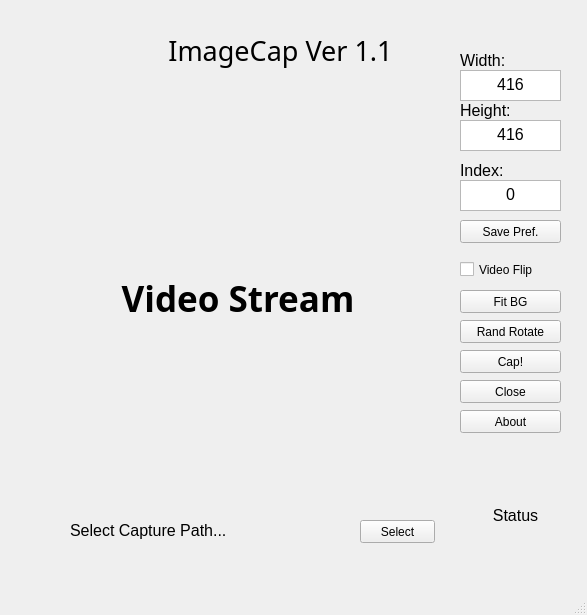
<?xml version="1.0" encoding="UTF-8"?>
<ui version="4.0">
 <class>MainWindow</class>
 <widget class="QMainWindow" name="MainWindow">
  <property name="geometry">
   <rect>
    <x>0</x>
    <y>0</y>
    <width>587</width>
    <height>615</height>
   </rect>
  </property>
  <property name="font">
   <font>
    <pointsize>9</pointsize>
   </font>
  </property>
  <property name="windowTitle">
   <string>ImageCap V1.0</string>
  </property>
  <widget class="QWidget" name="centralwidget">
   <widget class="QLabel" name="Prog_Title">
    <property name="geometry">
     <rect>
      <x>90</x>
      <y>30</y>
      <width>381</width>
      <height>41</height>
     </rect>
    </property>
    <property name="font">
     <font>
      <family>Agency FB</family>
      <pointsize>20</pointsize>
     </font>
    </property>
    <property name="layoutDirection">
     <enum>Qt::LeftToRight</enum>
    </property>
    <property name="text">
     <string>ImageCap Ver 1.1</string>
    </property>
    <property name="textFormat">
     <enum>Qt::PlainText</enum>
    </property>
    <property name="alignment">
     <set>Qt::AlignCenter</set>
    </property>
   </widget>
   <widget class="QTextEdit" name="index_input">
    <property name="geometry">
     <rect>
      <x>460</x>
      <y>180</y>
      <width>101</width>
      <height>31</height>
     </rect>
    </property>
    <property name="html">
     <string>&lt;!DOCTYPE HTML PUBLIC &quot;-//W3C//DTD HTML 4.0//EN&quot; &quot;http://www.w3.org/TR/REC-html40/strict.dtd&quot;&gt;
&lt;html&gt;&lt;head&gt;&lt;meta name=&quot;qrichtext&quot; content=&quot;1&quot; /&gt;&lt;style type=&quot;text/css&quot;&gt;
p, li { white-space: pre-wrap; }
&lt;/style&gt;&lt;/head&gt;&lt;body style=&quot; font-family:'SimSun'; font-size:9pt; font-weight:400; font-style:normal;&quot;&gt;
&lt;p align=&quot;center&quot; style=&quot; margin-top:0px; margin-bottom:0px; margin-left:0px; margin-right:0px; -qt-block-indent:0; text-indent:0px;&quot;&gt;&lt;span style=&quot; font-size:12pt;&quot;&gt;0&lt;/span&gt;&lt;/p&gt;&lt;/body&gt;&lt;/html&gt;</string>
    </property>
   </widget>
   <widget class="QLabel" name="index_label">
    <property name="geometry">
     <rect>
      <x>460</x>
      <y>160</y>
      <width>81</width>
      <height>21</height>
     </rect>
    </property>
    <property name="font">
     <font>
      <pointsize>12</pointsize>
     </font>
    </property>
    <property name="text">
     <string>Index:</string>
    </property>
   </widget>
   <widget class="QPushButton" name="SaveIndexBtn">
    <property name="geometry">
     <rect>
      <x>460</x>
      <y>220</y>
      <width>101</width>
      <height>23</height>
     </rect>
    </property>
    <property name="text">
     <string>Save Pref.</string>
    </property>
   </widget>
   <widget class="QPushButton" name="CapBtn">
    <property name="geometry">
     <rect>
      <x>460</x>
      <y>350</y>
      <width>101</width>
      <height>23</height>
     </rect>
    </property>
    <property name="text">
     <string>Cap!</string>
    </property>
   </widget>
   <widget class="QPushButton" name="CloseBtn">
    <property name="geometry">
     <rect>
      <x>460</x>
      <y>380</y>
      <width>101</width>
      <height>23</height>
     </rect>
    </property>
    <property name="text">
     <string>Close</string>
    </property>
   </widget>
   <widget class="QPushButton" name="AboutBtn">
    <property name="geometry">
     <rect>
      <x>460</x>
      <y>410</y>
      <width>101</width>
      <height>23</height>
     </rect>
    </property>
    <property name="text">
     <string>About</string>
    </property>
   </widget>
   <widget class="QLabel" name="label">
    <property name="geometry">
     <rect>
      <x>30</x>
      <y>90</y>
      <width>416</width>
      <height>416</height>
     </rect>
    </property>
    <property name="font">
     <font>
      <family>Agency FB</family>
      <pointsize>26</pointsize>
      <weight>75</weight>
      <bold>true</bold>
     </font>
    </property>
    <property name="autoFillBackground">
     <bool>true</bool>
    </property>
    <property name="text">
     <string>Video Stream</string>
    </property>
    <property name="alignment">
     <set>Qt::AlignCenter</set>
    </property>
   </widget>
   <widget class="QPushButton" name="FitBgBtn">
    <property name="geometry">
     <rect>
      <x>460</x>
      <y>290</y>
      <width>101</width>
      <height>23</height>
     </rect>
    </property>
    <property name="text">
     <string>Fit BG</string>
    </property>
   </widget>
   <widget class="QPushButton" name="SelcPathBtn">
    <property name="geometry">
     <rect>
      <x>360</x>
      <y>520</y>
      <width>75</width>
      <height>23</height>
     </rect>
    </property>
    <property name="text">
     <string>Select</string>
    </property>
   </widget>
   <widget class="QLabel" name="path_label">
    <property name="geometry">
     <rect>
      <x>70</x>
      <y>520</y>
      <width>281</width>
      <height>20</height>
     </rect>
    </property>
    <property name="font">
     <font>
      <pointsize>12</pointsize>
     </font>
    </property>
    <property name="text">
     <string>Select Capture Path...</string>
    </property>
   </widget>
   <widget class="QLabel" name="status_label">
    <property name="geometry">
     <rect>
      <x>460</x>
      <y>450</y>
      <width>111</width>
      <height>131</height>
     </rect>
    </property>
    <property name="font">
     <font>
      <pointsize>12</pointsize>
     </font>
    </property>
    <property name="text">
     <string>Status</string>
    </property>
    <property name="alignment">
     <set>Qt::AlignCenter</set>
    </property>
   </widget>
   <widget class="QTextEdit" name="height_input">
    <property name="geometry">
     <rect>
      <x>460</x>
      <y>120</y>
      <width>101</width>
      <height>31</height>
     </rect>
    </property>
    <property name="html">
     <string>&lt;!DOCTYPE HTML PUBLIC &quot;-//W3C//DTD HTML 4.0//EN&quot; &quot;http://www.w3.org/TR/REC-html40/strict.dtd&quot;&gt;
&lt;html&gt;&lt;head&gt;&lt;meta name=&quot;qrichtext&quot; content=&quot;1&quot; /&gt;&lt;style type=&quot;text/css&quot;&gt;
p, li { white-space: pre-wrap; }
&lt;/style&gt;&lt;/head&gt;&lt;body style=&quot; font-family:'SimSun'; font-size:9pt; font-weight:400; font-style:normal;&quot;&gt;
&lt;p align=&quot;center&quot; style=&quot; margin-top:0px; margin-bottom:0px; margin-left:0px; margin-right:0px; -qt-block-indent:0; text-indent:0px;&quot;&gt;&lt;span style=&quot; font-size:12pt;&quot;&gt;416&lt;/span&gt;&lt;/p&gt;&lt;/body&gt;&lt;/html&gt;</string>
    </property>
   </widget>
   <widget class="QLabel" name="height_label">
    <property name="geometry">
     <rect>
      <x>460</x>
      <y>100</y>
      <width>81</width>
      <height>21</height>
     </rect>
    </property>
    <property name="font">
     <font>
      <pointsize>12</pointsize>
     </font>
    </property>
    <property name="text">
     <string>Height:</string>
    </property>
   </widget>
   <widget class="QTextEdit" name="width_input">
    <property name="geometry">
     <rect>
      <x>460</x>
      <y>70</y>
      <width>101</width>
      <height>31</height>
     </rect>
    </property>
    <property name="html">
     <string>&lt;!DOCTYPE HTML PUBLIC &quot;-//W3C//DTD HTML 4.0//EN&quot; &quot;http://www.w3.org/TR/REC-html40/strict.dtd&quot;&gt;
&lt;html&gt;&lt;head&gt;&lt;meta name=&quot;qrichtext&quot; content=&quot;1&quot; /&gt;&lt;style type=&quot;text/css&quot;&gt;
p, li { white-space: pre-wrap; }
&lt;/style&gt;&lt;/head&gt;&lt;body style=&quot; font-family:'SimSun'; font-size:9pt; font-weight:400; font-style:normal;&quot;&gt;
&lt;p align=&quot;center&quot; style=&quot; margin-top:0px; margin-bottom:0px; margin-left:0px; margin-right:0px; -qt-block-indent:0; text-indent:0px;&quot;&gt;&lt;span style=&quot; font-size:12pt;&quot;&gt;416&lt;/span&gt;&lt;/p&gt;&lt;/body&gt;&lt;/html&gt;</string>
    </property>
   </widget>
   <widget class="QLabel" name="width_label">
    <property name="geometry">
     <rect>
      <x>460</x>
      <y>50</y>
      <width>81</width>
      <height>21</height>
     </rect>
    </property>
    <property name="font">
     <font>
      <pointsize>12</pointsize>
     </font>
    </property>
    <property name="text">
     <string>Width:</string>
    </property>
   </widget>
   <widget class="QPushButton" name="RandRotateBtn">
    <property name="geometry">
     <rect>
      <x>460</x>
      <y>320</y>
      <width>101</width>
      <height>23</height>
     </rect>
    </property>
    <property name="text">
     <string>Rand Rotate</string>
    </property>
   </widget>
   <widget class="QCheckBox" name="videoFlipCheckBox">
    <property name="geometry">
     <rect>
      <x>460</x>
      <y>260</y>
      <width>111</width>
      <height>19</height>
     </rect>
    </property>
    <property name="text">
     <string>Video Flip</string>
    </property>
   </widget>
  </widget>
  <widget class="QStatusBar" name="statusbar"/>
 </widget>
 <resources/>
 <connections/>
</ui>
